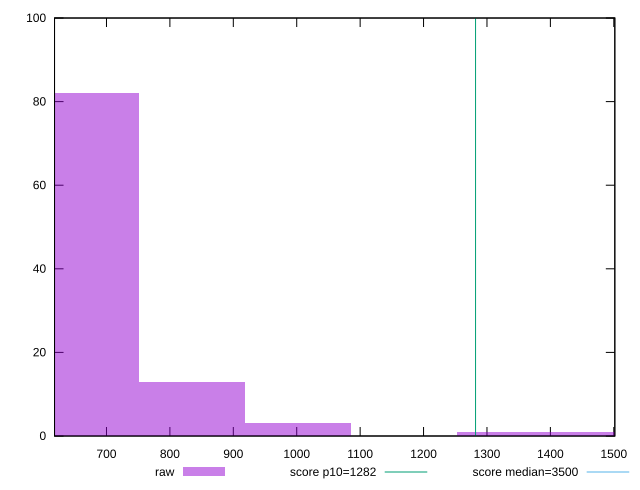

Generate this figure with gnuplot:
reset

$raw <<EOF
1336.9381120298563 1
1504.0553760335883 1
835.5863200186602 13
668.4690560149281 82
1002.7035840223922 3
EOF

set key outside below
set boxwidth 167.11726400373203
set xrange [618.0880000000002:1501.6079999999988]
set yrange [0:100]
set trange [0:100]
set style fill transparent solid 0.5 noborder

set parametric
set terminal svg size 640, 490 enhanced background rgb 'white'
set output "report_00023_2021-02-20T12:14:57.249Z/bootup-time/samples/pages/raw/histogram.svg"

plot $raw title "raw" with boxes, \
     1282,t title "score p10=1282", \
     3500,t title "score median=3500"

reset
